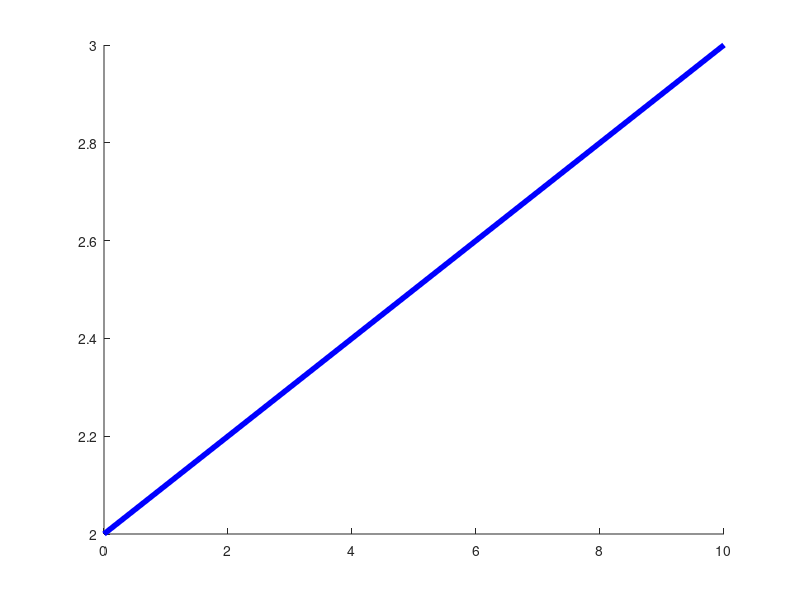

This chart was generated by the following MATLAB code: (Note: this script raises an error after producing the figure.)
% Use set() to update line/marker handle data and a title handle's string,
% then read the values back through the handle to confirm they took effect.

% Line handle: update XData/YData via set (low-case property names).
f1 = line([0 1], [0 0], 'color', 'b', 'linewidth', 4);
set(f1, 'xdata', [0 10], 'ydata', [2 3]);
assert(isequal(f1.XData, [0 10]), 'XData should update');
assert(isequal(f1.YData, [2 3]), 'YData should update');

% Marker handle: scalar coordinates become single points.
f2 = line(0, 0, 'linestyle', 'none', 'marker', '.', 'markersize', 70);
set(f2, 'xdata', 5, 'ydata', 7);
assert(isequal(f2.XData, 5), 'scalar XData should update');
assert(isequal(f2.YData, 7), 'scalar YData should update');

% set should also update style properties.
set(f1, 'Color', 'r', 'LineWidth', 2);
assert(isequal(f1.Color, [1 0 0]), 'Color should resolve to red');
assert(f1.LineWidth == 2, 'LineWidth should update');

% Title handle: set the String and read it back.
tt = title('start');
set(tt, 'String', 'updated');
assert(strcmp(tt.String, 'updated'), 'title String should update');

% set on gca (a placeholder handle) is accepted as a no-op.
set(gca, 'FontSize', 14);

% Animation-style loop: repeatedly move a marker with set.
fb = line(0, 0, 'marker', '.');
for r = 1:5
    set(fb, 'xdata', r*2, 'ydata', r*r);
end
assert(isequal(fb.XData, 10), 'final XData after loop');
assert(isequal(fb.YData, 25), 'final YData after loop');

disp('SUCCESS');
